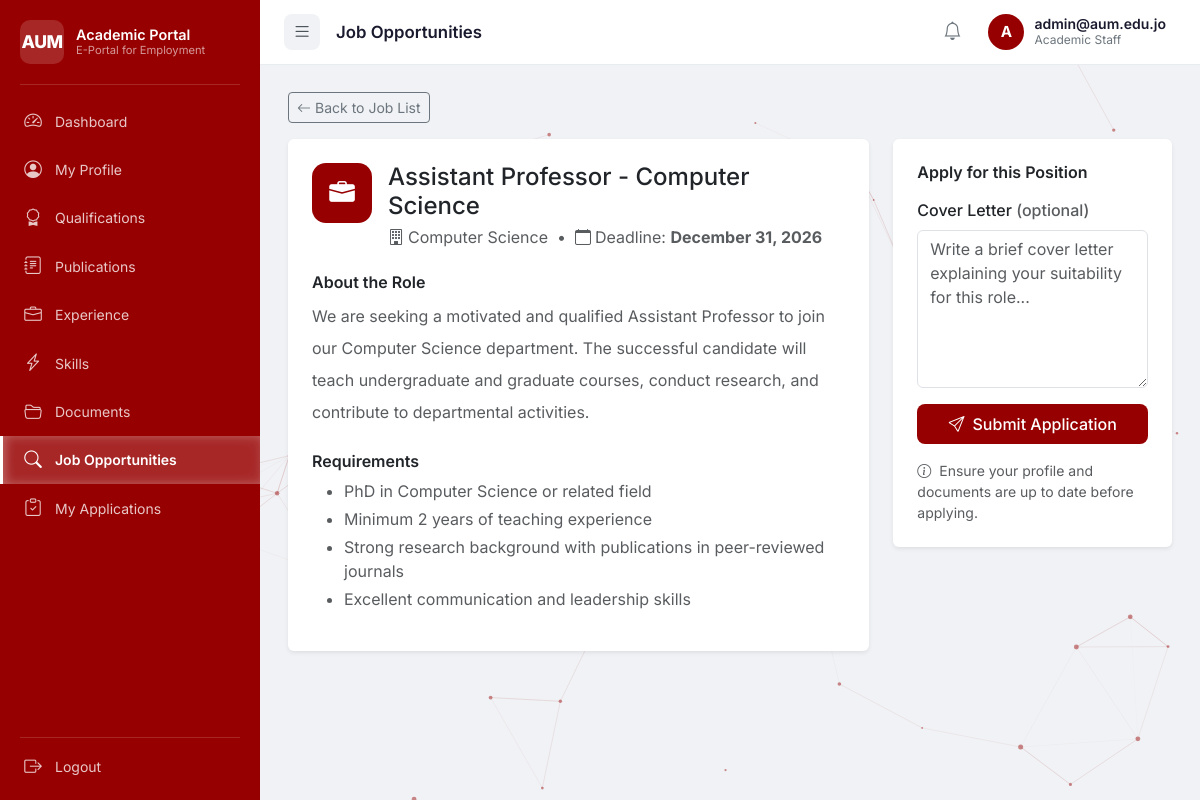
Page /staff/jobs.php?id=1 (signed in) on the committed database.
### tables this page shows
CREATE TABLE IF NOT EXISTS users (
    id          INT AUTO_INCREMENT PRIMARY KEY,
    email       VARCHAR(255) NOT NULL UNIQUE,
    password    VARCHAR(255) NOT NULL,
    role        ENUM('staff','admin') NOT NULL DEFAULT 'staff',
    is_active   TINYINT(1) NOT NULL DEFAULT 1,
    created_at  TIMESTAMP DEFAULT CURRENT_TIMESTAMP,
    updated_at  TIMESTAMP DEFAULT CURRENT_TIMESTAMP ON UPDATE CURRENT_TIMESTAMP
);

CREATE TABLE IF NOT EXISTS jobs (
    id           INT AUTO_INCREMENT PRIMARY KEY,
    title        VARCHAR(200) NOT NULL,
    department   VARCHAR(100) DEFAULT NULL,
    description  TEXT,
    requirements TEXT,
    deadline     DATE DEFAULT NULL,
    status       ENUM('active','closed') NOT NULL DEFAULT 'active',
    created_at   TIMESTAMP DEFAULT CURRENT_TIMESTAMP,
    updated_at   TIMESTAMP DEFAULT CURRENT_TIMESTAMP ON UPDATE CURRENT_TIMESTAMP
);

### includes/auth.php (called while the page is built, shortened)
<?php
function e(string $s): string {
    return htmlspecialchars($s, ENT_QUOTES | ENT_SUBSTITUTE, 'UTF-8');
}

### staff/jobs.php (the view, shortened to what this page needs)
<?php
require_once '../config/db.php';
require_once '../includes/auth.php';
$pageTitle = 'Job Opportunities';
$userId    = getCurrentUserId();
$selectedJob = null;
if (!empty($_GET['id'])) {
    $jid  = (int)$_GET['id'];
    $stmt = $pdo->prepare("SELECT j.*,
                                   (SELECT id FROM applications WHERE user_id=? AND job_id=j.id) AS applied_id
                            FROM jobs j WHERE j.id=?");
    $stmt->execute([$userId, $jid]);
    $selectedJob = $stmt->fetch();
}
?>
<!DOCTYPE html>
<html lang="en">
<?php include '../includes/head.php'; ?>
<body>
<div class="wrapper">
    <?php include '../includes/sidebar.php'; ?>
    <div class="main-content" id="mainContent">
        <?php include '../includes/navbar.php'; ?>
        <div class="content-area">
            <?php if ($selectedJob): ?>
            <div class="mb-3">
                <a href="jobs.php" class="btn btn-outline-secondary btn-sm">
                    <i class="bi bi-arrow-left me-1"></i>Back to Job List
                </a>
            </div>
            <div class="row g-4">
                <div class="col-lg-8">
                    <div class="card border-0 shadow-sm">
                        <div class="card-body p-4">
                            <div class="d-flex align-items-start gap-3 mb-4">
                                <div class="job-detail-icon">
                                    <i class="bi bi-briefcase-fill"></i>
                                </div>
                                <div>
                                    <h4 class="mb-1"><?= e($selectedJob['title']) ?></h4>
                                    <p class="text-muted mb-0">
                                        <i class="bi bi-building me-1"></i><?= e($selectedJob['department'] ?? 'AUM') ?>
                                        <?php if ($selectedJob['deadline']): ?>
                                        &nbsp;&bull;&nbsp;
                                        <i class="bi bi-calendar me-1"></i>Deadline: <strong><?= date('F j, Y', strtotime($selectedJob['deadline'])) ?></strong>
                                        <?php endif; ?>
                                    </p>
                                </div>
                            </div>
                            <h6 class="fw-semibold mb-2">About the Role</h6>
                            <p class="text-muted lh-lg"><?= nl2br(e($selectedJob['description'] ?? '')) ?></p>
                            <?php if (!empty($selectedJob['requirements'])): ?>
                            <h6 class="fw-semibold mb-2 mt-4">Requirements</h6>
                            <ul class="text-muted">
                                <?php foreach (explode("\n", $selectedJob['requirements']) as $req):
                                    $req = trim($req);
                                    if ($req): ?>
                                <li class="mb-1"><?= e($req) ?></li>
                                <?php endif; endforeach; ?>
                            </ul>
                            <?php endif; ?>
                        </div>
                    </div>
                </div>
                <div class="col-lg-4">
                    <div class="card border-0 shadow-sm sticky-top" style="top:80px">
                        <div class="card-body p-4">
                            <?php if ($selectedJob['applied_id']): ?>
                            <div class="text-center py-3">
                                <div class="mb-3" style="font-size:3rem;color:#057a55">
                                    <i class="bi bi-check-circle-fill"></i>
                                </div>
                                <h6>Application Submitted</h6>
                                <p class="text-muted small">You have already applied to this position.</p>
                                <a href="applications.php" class="btn btn-outline-primary btn-sm">
                                    Track Application
                                </a>
                            </div>
                            <?php else: ?>
                            <h6 class="fw-semibold mb-3">Apply for this Position</h6>
                            <form method="POST">
                                <div class="mb-3">
                                    <label class="form-label fw-medium">Cover Letter <span class="text-muted">(optional)</span></label>
                                    <textarea class="form-control" name="cover_letter" rows="6"
                                              placeholder="Write a brief cover letter explaining your suitability for this role..."></textarea>
                                </div>
                                <button type="submit" class="btn btn-primary btn-portal w-100">
                                    <i class="bi bi-send me-2"></i>Submit Application
                                </button>
                            </form>
                            <p class="text-muted small mt-3 mb-0">
                                <i class="bi bi-info-circle me-1"></i>
                                Ensure your profile and documents are up to date before applying.
                            </p>
                            <?php endif; ?>
                        </div>
                    </div>
                </div>
            </div>
            <?php endif;  ?>
        </div>
    </div>
</div>
</body>
</html>

### includes/navbar.php (shortened to what this page needs)
<?php
$_navUserId = getCurrentUserId();
$_navProfile = null;
if (isset($pdo)) {
    $_stmt = $pdo->prepare('SELECT sp.first_name, sp.last_name, sp.department, u.email
                             FROM users u
                             LEFT JOIN staff_profiles sp ON sp.user_id = u.id
                             WHERE u.id = ?');
    $_stmt->execute([$_navUserId]);
    $_navProfile = $_stmt->fetch();
}
$_displayName = trim(($_navProfile['first_name'] ?? '') . ' ' . ($_navProfile['last_name'] ?? ''));
if (empty(trim($_displayName))) $_displayName = $_navProfile['email'] ?? 'Staff Member';
$_deptLabel   = $_navProfile['department'] ?? 'Academic Staff';
$_avatarLetter = strtoupper(substr($_displayName, 0, 1)) ?: 'S';
?>
<nav class="top-navbar" id="topNavbar">
    <div class="navbar-left">
        <button class="sidebar-toggle-btn" id="sidebarToggle" type="button" aria-label="Toggle sidebar">
            <i class="bi bi-list"></i>
        </button>
        <h5 class="page-title mb-0"><?= isset($pageTitle) ? e($pageTitle) : 'Dashboard' ?></h5>
    </div>
    <div class="navbar-right">
        <button class="navbar-icon-btn" type="button" title="Notifications">
            <i class="bi bi-bell"></i>
        </button>
        <div class="dropdown">
            <button class="user-dropdown-btn dropdown-toggle" type="button"
                    data-bs-toggle="dropdown" aria-expanded="false">
                <div class="user-avatar"><?= e($_avatarLetter) ?></div>
                <div class="user-meta d-none d-md-flex">
                    <span class="user-name"><?= e($_displayName) ?></span>
                    <small class="user-dept"><?= e($_deptLabel) ?></small>
                </div>
            </button>
        </div>
    </div>
</nav>

### assets/css/style.css (style rules this page uses)
:root { --primary: #970000; --primary-dark: #6b0000; --primary-light: #c20000; --primary-faint: rgba(151,0,0,.08); --sidebar-w: 260px; --navbar-h: 64px; --radius: 12px; --shadow: 0 2px 12px rgba(0,0,0,.08); --shadow-md: 0 4px 20px rgba(0,0,0,.12); --transition: all .25s ease; --font: 'Inter', system-ui, sans-serif; }
*, *::before, *::after { box-sizing: border-box; }
body { font-family: var(--font); background: #f0f2f5; color: #1a1a2e; overflow-x: hidden; }
a { color: var(--primary); text-decoration: none; }
.btn-primary, .bg-primary { background-color: var(--primary) !important; border-color: var(--primary) !important; }
.btn-portal { background: var(--primary); color: #fff; border: none; border-radius: 8px; font-weight: 500; padding: .5rem 1.25rem; transition: var(--transition); }
.wrapper { display: flex; min-height: 100vh; }
.main-content { margin-left: var(--sidebar-w); flex: 1; min-height: 100vh; display: flex; flex-direction: column; transition: margin-left .3s ease; }
.top-navbar { display: flex; align-items: center; justify-content: space-between; background: #fff; height: var(--navbar-h); padding: 0 24px; position: sticky; top: 0; z-index: 999; box-shadow: 0 1px 0 #e9ecef; }
.navbar-left { display: flex; align-items: center; gap: 16px; }
.navbar-right { display: flex; align-items: center; gap: 8px; }
.page-title { font-size: 1.05rem; font-weight: 600; color: #1a1a2e; }
.sidebar-toggle-btn { width: 36px; height: 36px; border: none; background: #f0f2f5; border-radius: 8px; color: #495057; font-size: 1.2rem; display: flex; align-items: center; justify-content: center; cursor: pointer; transition: var(--transition); }
.navbar-icon-btn { width: 36px; height: 36px; border: none; background: transparent; border-radius: 8px; color: #6c757d; font-size: 1.15rem; display: flex; align-items: center; justify-content: center; cursor: pointer; transition: var(--transition); }
.user-dropdown-btn { display: flex; align-items: center; gap: 10px; border: none; background: transparent; padding: 6px 10px; border-radius: 10px; cursor: pointer; transition: var(--transition); }
.user-dropdown-btn::after { display: none; }
.user-avatar { width: 36px; height: 36px; border-radius: 50%; background: var(--primary); color: #fff; font-weight: 700; font-size: .95rem; display: flex; align-items: center; justify-content: center; flex-shrink: 0; }
.user-meta { display: flex; flex-direction: column; align-items: flex-start; line-height: 1.2; }
.user-name { font-weight: 600; font-size: .875rem; color: #1a1a2e; }
.user-dept { font-size: .75rem; color: #6c757d; }
.content-area { padding: 28px; flex: 1; }
.job-detail-icon { width: 60px; height: 60px; background: var(--primary); border-radius: 14px; display: flex; align-items: center; justify-content: center; font-size: 1.6rem; color: #fff; flex-shrink: 0; }
.scroll-hidden { opacity: 0; transform: translateY(32px); transition: opacity .55s cubic-bezier(.34,1.2,.64,1), transform .55s cubic-bezier(.34,1.2,.64,1); }
.scroll-visible { opacity: 1; transform: translateY(0); }
.wrapper, .auth-wrapper { position: relative; z-index: 1; }
.btn-portal, .btn-primary { position: relative; overflow: hidden; }
.card { transition: box-shadow .28s ease, transform .28s cubic-bezier(.34,1.4,.64,1); }
.content-area { animation: slideUp .5s cubic-bezier(.34,1.2,.64,1) both; }

### rows in the picture
users: email "A", email "admin@aum.edu.jo"
jobs: title "Assistant Professor - Computer Science", department "Computer Science", deadline "December 31, 2026", description "We are seeking a motivated and qualified Assistant Professor to join our Computer Science department. The successful candidate will teach undergraduate and graduate courses, conduct research, and contribute to departmental activities.", requirements "PhD in Computer Science or related field", requirements "Minimum 2 years of teaching experience", requirements "Strong research background with publications in peer-reviewed journals", requirements "Excellent communication and leadership skills"

### other values in the picture
$item['label'] "Dashboard"
$item['label'] "My Profile"
$item['label'] "Qualifications"
$item['label'] "Publications"
$item['label'] "Experience"
$item['label'] "Skills"
$item['label'] "Documents"
$item['label'] "Job Opportunities"
$item['label'] "My Applications"
$pageTitle "Job Opportunities"
$_deptLabel "Academic Staff"
